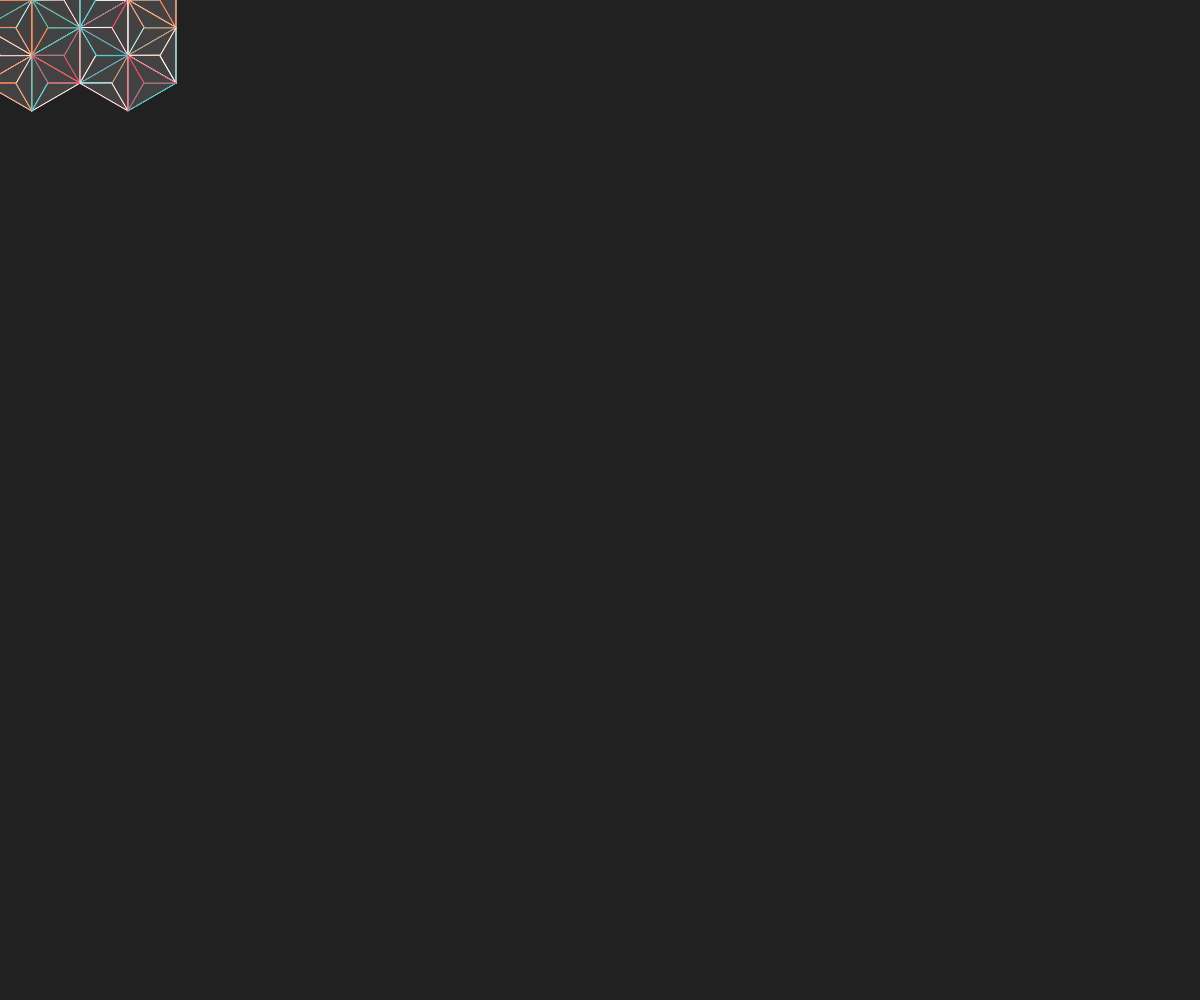
Frame 1 (no input)
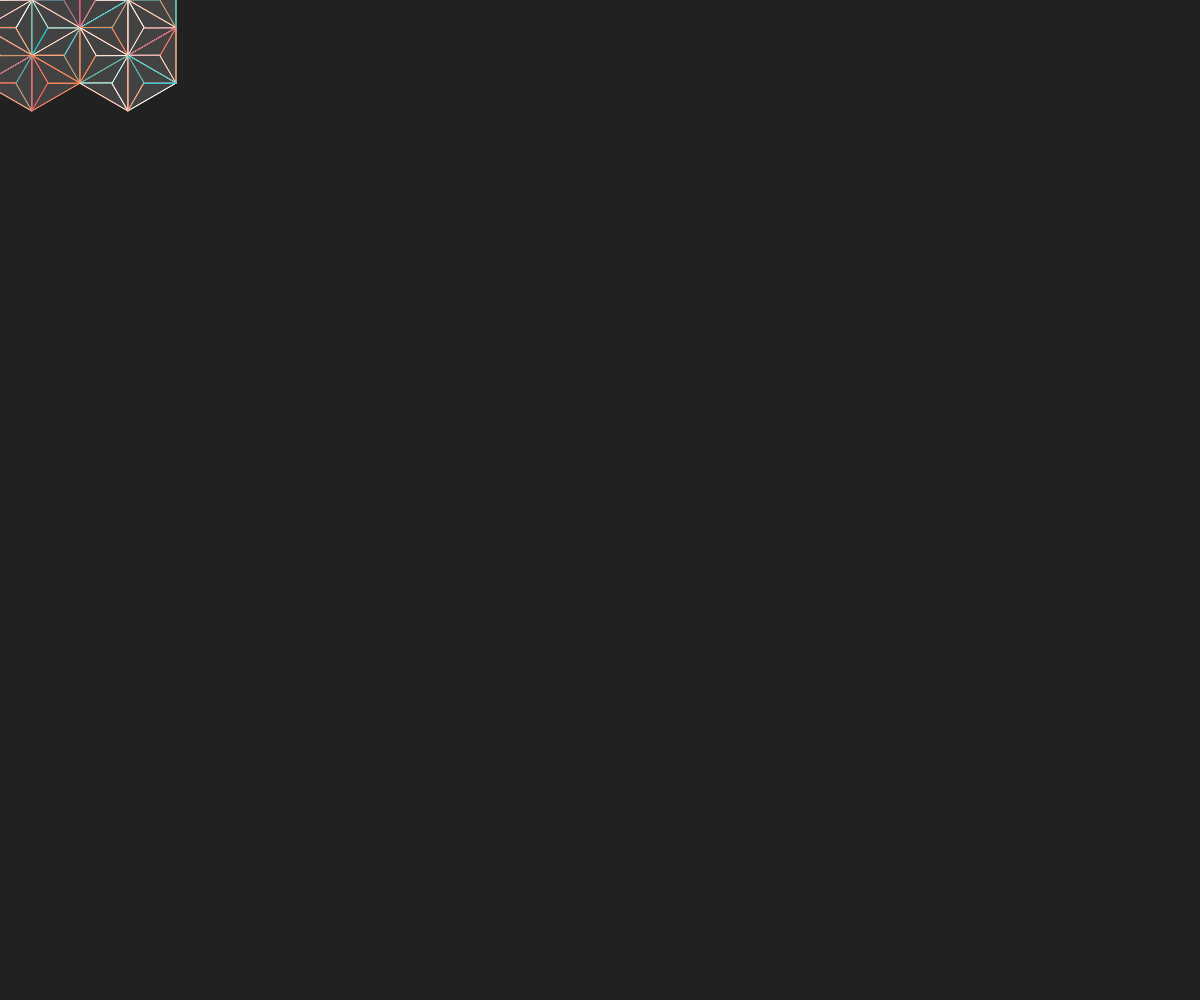
Frame 2 (the mouse pressed at the canvas centre, redrawn once)

The p5.js sketch that drew these frames (run headless with seeded random() and noise() and a simulated clock; the mouse was pressed at the canvas centre and the sketch redrawn once):

// p5.js sketch
// ── sketch.js
"use strict";
//==========
// p5.js

const PALETTE = ["#25CED1", "#FFFFFF", "#FCEADE", "#FF8A5B", "#EA526F"];
const RAD = 32;

function setup(){
	createCanvas(windowWidth, windowHeight);
	angleMode(DEGREES);
	noLoop();
}

function draw(){
	background(33);
	fill(255);
	noStroke();

	let padX = RAD+RAD*cos(60);
	let padY = RAD*sin(60);
	let oddX = RAD-RAD*cos(60);
	let rows = height / padY + 1;
	let cols = width / padX + 1;

	for(let r=0; r<4; r++){
		for(let c=0; c<4; c++){
			if((r+c)%2==0){
				drawTriangle(c*padX, r*padY, 0);
			}else{
				drawTriangle(c*padX+oddX, r*padY, 180);
			}
		}
	}

	//drawTriangle(100, 100, 0);
	//drawTriangle(100+padX, 100+padY, 180);
}

function drawTriangle(x, y, r){

	let aX = x + RAD*cos(r);
	let aY = y + RAD*sin(r);
	let bX = x + RAD*cos(r+120);
	let bY = y + RAD*sin(r+120);
	let cX = x + RAD*cos(r+240);
	let cY = y + RAD*sin(r+240);

	fill(66);
	triangle(aX, aY, bX, bY, cX, cY);
	changeColor();
	triangle(x, y, aX, aY, bX, bY);
	changeColor();
	triangle(x, y, bX, bY, cX, cY);
	changeColor();
	triangle(x, y, cX, cY, aX, aY);
}

function changeColor(){
	let i = floor(random(PALETTE.length));
	noFill();
	stroke(PALETTE[i]);
}
